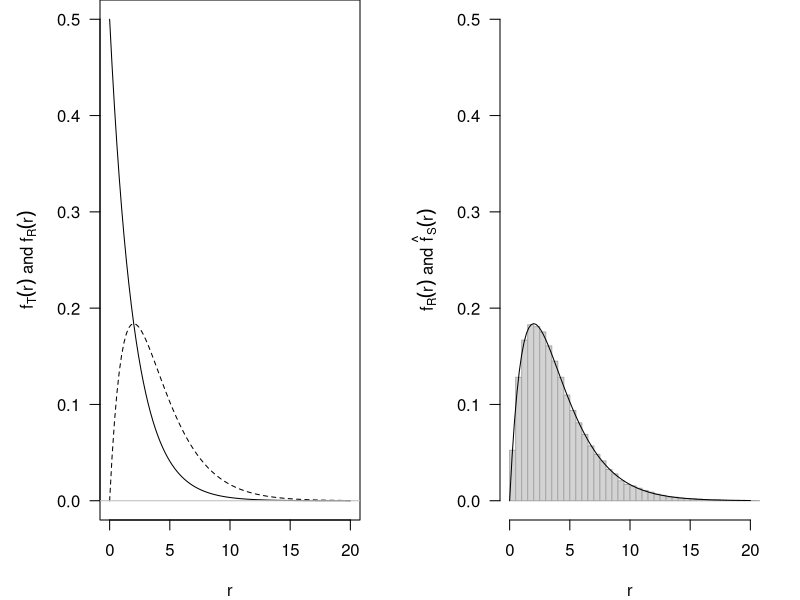

Recreate this plot in R.
# program spuRs/resources/scripts/seed-test.r

# set up two plots side-by-side
par(las=1, mfrow=c(1,2), mar=c(4,5,0,2))

# graph f_R and f_T on the LHS plot
curve(dgamma(x, shape=2, rate=1/2), from=0, to=20,
      ylim=c(0, dexp(0, rate=1/2)), lty=2,
      xlab="r", ylab=expression(paste(f[T](r), " and ", f[R](r))))
curve(dexp(x, rate=1/2), add=TRUE)
abline(h=0, col="grey")

# generate T, U, and S samples for case 1
T <- rexp(1000000, rate=1/2)
U <- runif(1000000, min=0, max=20)
S <- T[T > U]

# graph estimate of f_S and f_R on the RHS plot
hist(S, breaks=seq(0, max(S)+0.5, 0.5), freq=FALSE,
     xlim=c(0,20), ylim=c(0, dexp(0, rate=1/2)),
     main="", xlab="r",
     ylab=expression(paste(f[R](r), " and ", hat(f)[S](r))),
     col="lightgrey", border="darkgrey")
curve(dgamma(x, shape=2, rate=1/2), add=TRUE)
